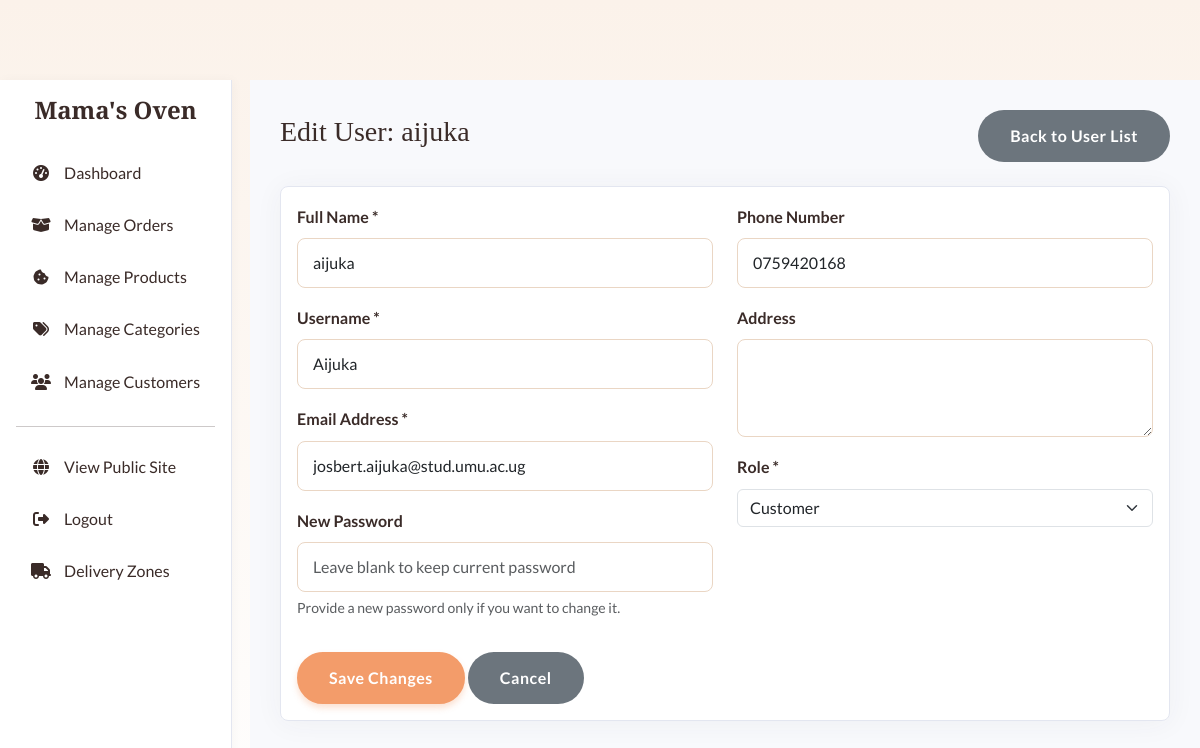
The page /admin/edit_customer.php?id=9 (signed in) on the database its author committed.
### tables this page shows
CREATE TABLE `users` (
  `id` int(11) NOT NULL AUTO_INCREMENT,
  `username` varchar(50) NOT NULL,
  `email` varchar(100) NOT NULL,
  `password` varchar(255) NOT NULL,
  `full_name` varchar(100) NOT NULL,
  `phone` varchar(30) NOT NULL DEFAULT '',
  `address` varchar(255) DEFAULT NULL,
  `role` enum('admin','customer') NOT NULL DEFAULT 'customer',
  `created_at` timestamp NULL DEFAULT current_timestamp(),
  `verification_code` varchar(10) DEFAULT NULL,
  `is_verified` tinyint(1) DEFAULT 0,
  PRIMARY KEY (`id`),
  UNIQUE KEY `username` (`username`),
  UNIQUE KEY `email` (`email`)
);

### admin/edit_customer.php (the view, shortened to what this page needs)
<?php
require_once __DIR__ . '/includes/header.php';
$user_id = filter_input(INPUT_GET, 'id', FILTER_VALIDATE_INT);
$user = null;
try {
    $stmt = $pdo->prepare("SELECT * FROM users WHERE id = ?");
    $stmt->execute([$user_id]);
    $user = $stmt->fetch(PDO::FETCH_ASSOC);
} catch (PDOException $e) {
    die("Database error: " . $e->getMessage());
}
?>
<div class="d-flex justify-content-between align-items-center mb-4">
    <h1 class="h3">Edit User: <?php echo htmlspecialchars($user['full_name']); ?></h1>
    <a href="customers.php" class="btn btn-secondary">Back to User List</a>
</div>
<div class="card shadow">
    <div class="card-body">
        <form method="POST">
            <div class="row">
                <div class="col-md-6">
                    <div class="mb-3">
                        <label for="full_name" class="form-label">Full Name *</label>
                        <input type="text" class="form-control" id="full_name" name="full_name" value="<?php echo htmlspecialchars($user['full_name']); ?>" required>
                    </div>
                    <div class="mb-3">
                        <label for="username" class="form-label">Username *</label>
                        <input type="text" class="form-control" id="username" name="username" value="<?php echo htmlspecialchars($user['username']); ?>" required>
                    </div>
                     <div class="mb-3">
                        <label for="email" class="form-label">Email Address *</label>
                        <input type="email" class="form-control" id="email" name="email" value="<?php echo htmlspecialchars($user['email']); ?>" required>
                    </div>
                    <div class="mb-3">
                        <label for="password" class="form-label">New Password</label>
                        <input type="password" class="form-control" id="password" name="password" placeholder="Leave blank to keep current password">
                        <div class="form-text">Provide a new password only if you want to change it.</div>
                    </div>
                </div>
                <div class="col-md-6">
                    <div class="mb-3">
                        <label for="phone" class="form-label">Phone Number</label>
                        <input type="text" class="form-control" id="phone" name="phone" value="<?php echo htmlspecialchars($user['phone'] ?? ''); ?>">
                    </div>
                    <div class="mb-3">
                        <label for="address" class="form-label">Address</label>
                        <textarea class="form-control" id="address" name="address" rows="3"><?php echo htmlspecialchars($user['address'] ?? ''); ?></textarea>
                    </div>
                    <div class="mb-3">
                        <label for="role" class="form-label">Role *</label>
                        <select class="form-select" id="role" name="role" required>
                            <option value="customer" <?php echo ($user['role'] === 'customer') ? 'selected' : ''; ?>>Customer</option>
                        </select>
                    </div>
                </div>
            </div>
            <div class="mt-3">
                <button type="submit" class="btn btn-primary">Save Changes</button>
                <a href="customers.php" class="btn btn-secondary">Cancel</a>
            </div>
        </form>
    </div>
</div>
<?php require_once __DIR__ . '/includes/footer.php'; ?>

### assets/css/style.css (style rules this page uses)
:root { --font-heading: 'Playfair Display', serif; --font-body: 'Lato', sans-serif; --color-primary: #5A331F; --color-secondary: #F5D1B1; --color-background: #FBF2EA; --color-text: #3A2B28; --color-text-light: #867670; --color-accent: #F39C6A; --color-white: #FFFFFF; --color-border: #EAD6C4; --color-success: #5D9C59; --color-danger: #DF2E38; }
body { font-family: var(--font-body); color: var(--color-text); background-color: var(--color-background); padding-top: 80px; line-height: 1.7; }
h1, h2, h3, h4, h5, h6 { font-family: var(--font-heading); font-weight: 700; color: var(--color-text); }
a { color: var(--color-primary); text-decoration: none; transition: color 0.3s ease; }
.btn { font-weight: 700; padding: 12px 30px; border-radius: 50px; border: 2px solid transparent; transition: all 0.3s ease; letter-spacing: 0.5px; }
.btn-primary { background-color: var(--color-primary); border-color: var(--color-primary); color: var(--color-white); }
.form-control { border-radius: 8px; border: 1px solid var(--color-border); padding: 12px 15px; transition: all 0.3s ease; }
.form-label { font-weight: 700; color: var(--color-text); margin-bottom: 8px; }
.card.shadow { border: none; border-radius: 15px; box-shadow: 0 10px 40px rgba(0,0,0,0.08) !important; }
.btn-primary { background-color: #F39C6A; border-color: #F39C6A; box-shadow: 0 4px 6px rgba(243, 156, 106, 0.3); }
body { background: linear-gradient(to bottom, #FBF2EA 0%, #FFFFFF 100%); min-height: 100vh; }
.admin-main-content .card { border: 1px solid #e3e6f0; border-radius: 0.5rem; box-shadow: 0 0.15rem 1.75rem 0 rgba(58, 59, 69, 0.05) !important; }

### rows shown on the page
users: full_name "aijuka", username "Aijuka", email "josbert.aijuka@stud.umu.ac.ug", phone "0759420168", role "Customer"

### other values the page prints
SITE_NAME "Mama's Oven"
